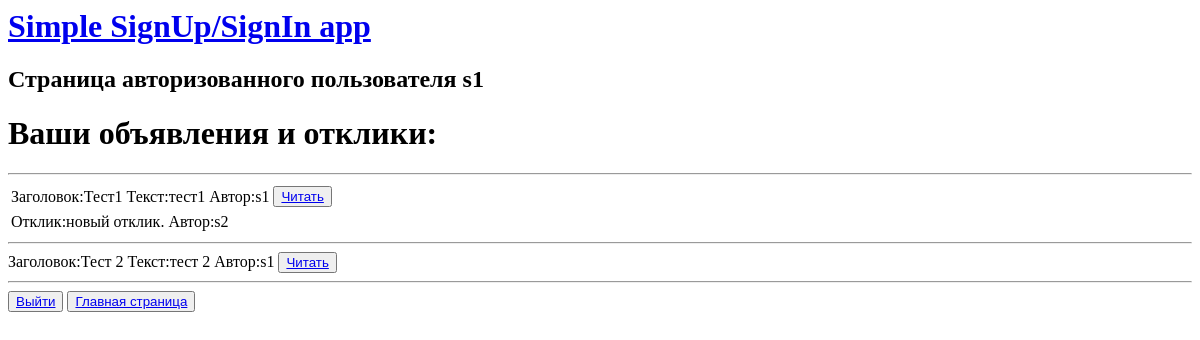
The page / (signed in) on the database as committed earlier.
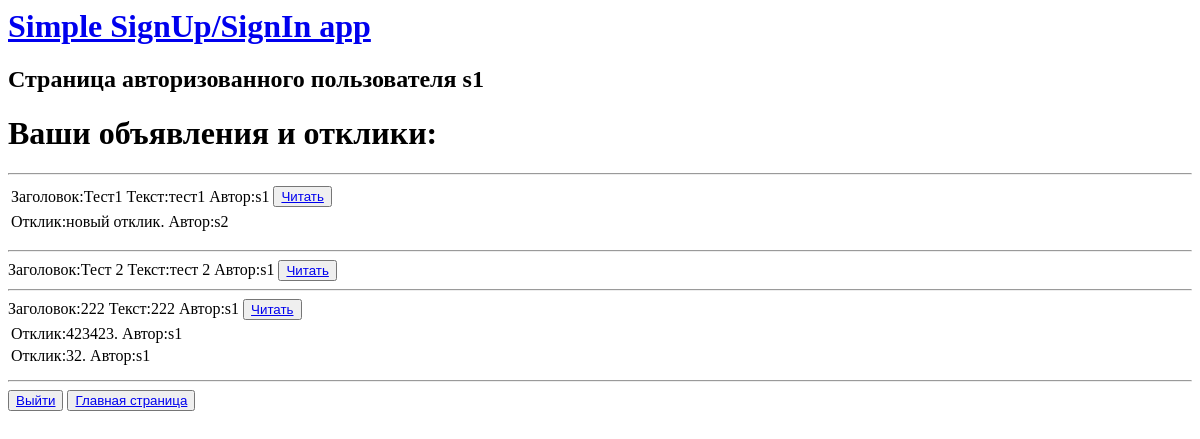
The same page on the database as committed later.
### news/models.py (models this page shows, shortened)
class User(AbstractUser):
    code = models.CharField(max_length=15, blank=True, null=True)

class Post(models.Model):
    title = models.CharField(max_length=255)
    text = models.CharField(max_length=10000)
    category = models.ForeignKey(Category, on_delete=models.CASCADE)
    author = models.ForeignKey(User, on_delete=models.CASCADE)
    time_creation = models.DateTimeField(auto_now_add=True)
    photo = models.ImageField(upload_to='photos/%Y/%m/%d/', default=None,
                              blank=True, null=True, verbose_name='Фото')
    photo2 = models.ImageField(upload_to='photos2/%Y/%m/%d/', default=None,
                               blank=True, null=True, verbose_name='Фото 2')
    video = EmbedVideoField(default=None, blank=True, null=True, verbose_name='Видео')
    video2 = EmbedVideoField(default=None, blank=True, null=True, verbose_name='Видео 2')
    def __str__(self):
        return f'Заголовок:{self.title.title()} Текст:{self.text} Автор:{self.author.username}'

class Responses(models.Model):
    new = 'NW'
    confirmed = 'CF'
    deleted = 'DL'
    post = models.ForeignKey(Post, on_delete=models.CASCADE)
    author = models.ForeignKey(User, on_delete=models.CASCADE)
    text = models.CharField(max_length=10000)
    status = models.CharField(max_length=2, choices=TYPE, )
    time_creation = models.DateTimeField(auto_now_add=True)
    def __str__(self):
        return f'Отклик:{self.text}. Автор:{self.author.username}'

### protect/views.py (the view)
# urls.py: path('', IndexView.as_view(), name='profile'),
class IndexView(LoginRequiredMixin, TemplateView):
    template_name = 'protect/index.html'
    paginate_by = 4
    def get_context_data(self, **kwargs):
        context = super().get_context_data(**kwargs)
        user = self.request.user.id
        resp_list = [Responses.objects.filter(status='NW')]
        resp_list1 = [Responses.objects.filter()]
        post_list = [Post.objects.filter(author=user)]
        x, *b = post_list
        c, *a = resp_list
        h, *j = resp_list1
        context['nw'] = 'NW'
        context['dl'] = 'DL'
        context['test'] = False
        if len(x) > 0:
            context['test'] = True
            context['posts'] = x
            context['res'] = c
            context['res1'] = h
        return context

### templates/protect/index.html (shortened to what this page needs)
{% extends "main.html" %}
{% block content %}
<h2>Страница авторизованного пользователя {{request.user.username}}</h2>
  <h1>Ваши объявления и отклики: </h1>
   {% if test%}
       <table>
           {% for i in posts %}
           <hr>
           <tr>
               <td>{{ i }}</td>
               <td><button> <a href='/posts/{{i.id}}'> Читать</a> </button><td>
           </tr>
            <table>
           {% for b in res1 %}
           <tr>
               {% if b.post.id == i.id%}
               {% if b.status != dl%}
               <td>{{ b }}</td>
               {% endif %}
               {% endif %}
           </tr>
           {% endfor %}
       </table>
           {% endfor %}
<hr>
       </table>
   {% else %}
       <h2>Объявлений нет!</h2>
   {% endif %}
<button> <a href="sign/logout/">Выйти</a> </button>
<button> <a href="posts/">Главная страница</a> </button>
{% endblock %}

### templates/main.html (shortened to what this page needs)
<html>
    <head>
    </head>
    <body>
        <div>
            <h1><a href="/">Simple SignUp/SignIn app</a></h1>
        </div>
        {% block content %}
        {% endblock %}
    </body>
</html>

Rows that differ between the two databases and show on the page:
added Post: title+text+author "Заголовок:222 Текст:222 Автор:s1"
added Responses: text+author "Отклик:423423. Автор:s1", shown under "Заголовок:222 Текст:222 Автор:s1"
added Responses: text+author "Отклик:32. Автор:s1", shown under "Заголовок:222 Текст:222 Автор:s1"
